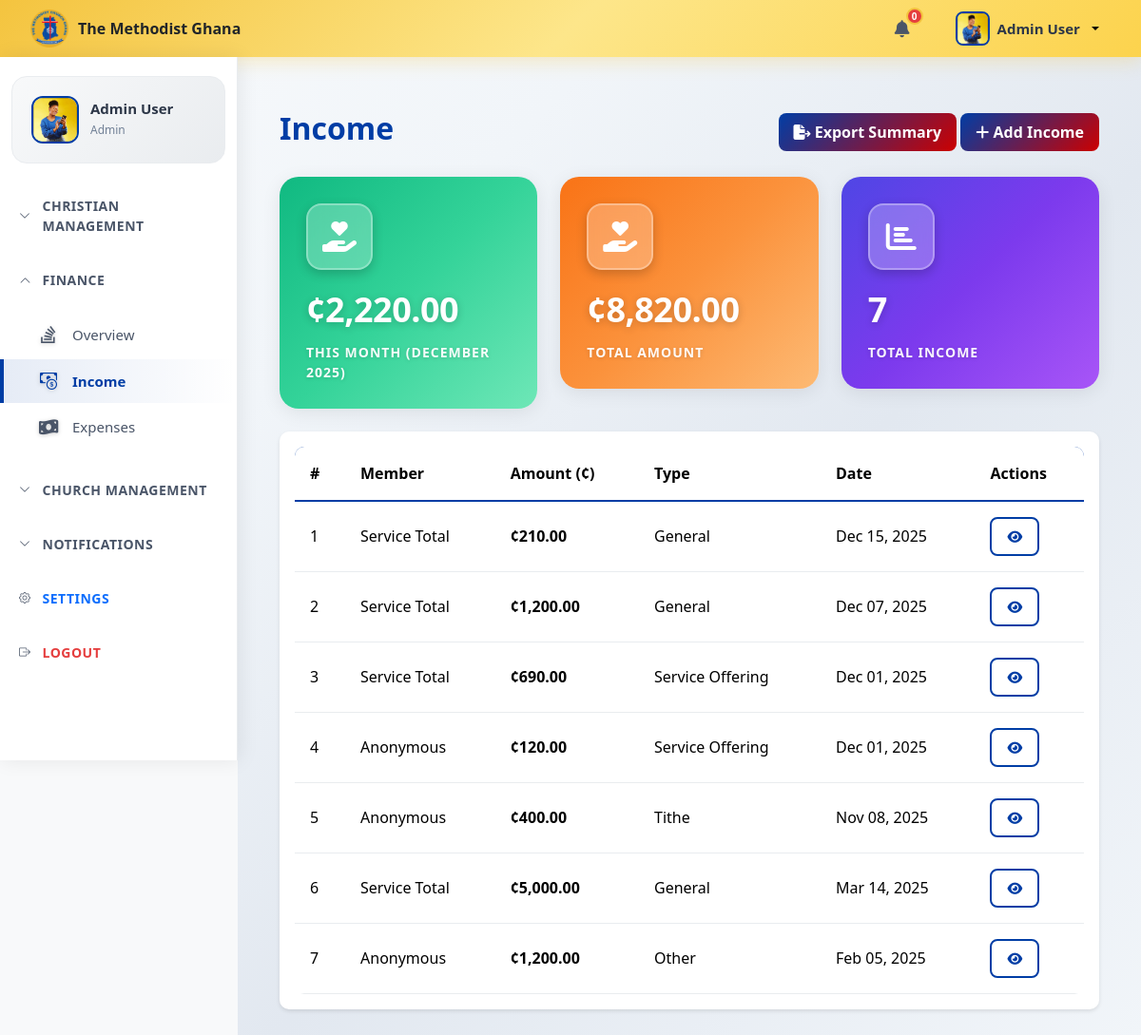
The app's page /app/views/donations.php (signed in) with its own data.
### tables this page shows
CREATE TABLE `settings` (
  `id` int(11) NOT NULL,
  `setting_key` varchar(100) NOT NULL,
  `setting_value` longtext DEFAULT NULL,
  `description` text DEFAULT NULL,
  `created_at` timestamp NOT NULL DEFAULT current_timestamp(),
  `updated_at` timestamp NOT NULL DEFAULT current_timestamp() ON UPDATE current_timestamp()
);

CREATE TABLE `users` (
  `id` int(11) NOT NULL,
  `email` varchar(255) NOT NULL,
  `password` varchar(255) NOT NULL,
  `first_name` varchar(100) NOT NULL,
  `last_name` varchar(100) NOT NULL,
  `role_id` int(11) NOT NULL,
  `phone` varchar(20) DEFAULT NULL,
  `profile_photo` varchar(255) DEFAULT NULL,
  `is_active` tinyint(1) DEFAULT 1,
  `created_at` timestamp NOT NULL DEFAULT current_timestamp(),
  `updated_at` timestamp NOT NULL DEFAULT current_timestamp() ON UPDATE current_timestamp()
);

CREATE TABLE `donations` (
  `id` int(11) NOT NULL,
  `member_id` int(11) DEFAULT NULL,
  `amount` decimal(10,2) NOT NULL,
  `donation_type` varchar(100) DEFAULT NULL,
  `donation_date` date NOT NULL,
  `notes` text DEFAULT NULL,
  `created_at` timestamp NOT NULL DEFAULT current_timestamp(),
  `income_source` enum('member','anonymous','service_total') NOT NULL DEFAULT 'member'
);

### config/database.php (called while the page is built, shortened)
<?php
class Database {
    private $host = 'localhost';
    private $db_name = 'church_management_system';
    private $user = 'root';
    private $password = '';
    private $pdo;
    private static $instance = null;
    public static function getInstance() {
        if (self::$instance === null) {
            self::$instance = new self();
        }
        return self::$instance;
    }
    public function connect() {
        try {
            $dsn = 'mysql:host=' . $this->host . ';dbname=' . $this->db_name;
            $this->pdo = new PDO($dsn, $this->user, $this->password);
            $this->pdo->setAttribute(PDO::ATTR_ERRMODE, PDO::ERRMODE_EXCEPTION);
            $this->pdo->setAttribute(PDO::ATTR_DEFAULT_FETCH_MODE, PDO::FETCH_ASSOC);
        } catch (PDOException $e) {
            die('Connection Error: ' . $e->getMessage());
        }
    }
    public function getConnection() {
        return $this->pdo;
    }
    public function query($sql, $params = []) {
        try {
            $stmt = $this->pdo->prepare($sql);
            $stmt->execute($params);
            return $stmt;
        } catch (PDOException $e) {
            die('Query Error: ' . $e->getMessage());
        }
    }
    public function fetch($sql, $params = []) {
        return $this->query($sql, $params)->fetch();
    }
    public function fetchAll($sql, $params = []) {
        return $this->query($sql, $params)->fetchAll();
    }
}
?>

### app/models/Donation.php (called while the page is built, shortened)
<?php
class Donation {
    private $db;
    private $table = 'donations';
    public function __construct() {
        $this->db = Database::getInstance()->getConnection();
    }
    public function getAll() {
        $sql = "SELECT d.*, m.first_name, m.last_name FROM {$this->table} d
                LEFT JOIN members m ON d.member_id = m.id
                ORDER BY d.donation_date DESC";
        $stmt = $this->db->prepare($sql);
        $stmt->execute();
        return $stmt->fetchAll(PDO::FETCH_ASSOC);
    }
    public function getTotalByMonth($month = null, $year = null) {
        if (!$month) $month = date('m');
        if (!$year) $year = date('Y');
        $sql = "SELECT COALESCE(SUM(amount), 0) as total FROM {$this->table}
                WHERE MONTH(donation_date) = :month AND YEAR(donation_date) = :year";
        $stmt = $this->db->prepare($sql);
        $stmt->bindParam(':month', $month);
        $stmt->bindParam(':year', $year);
        $stmt->execute();
        return $stmt->fetch(PDO::FETCH_ASSOC);
    }
    public function getTotalAmount() {
        $sql = "SELECT COALESCE(SUM(amount), 0) as total FROM {$this->table}";
        $stmt = $this->db->prepare($sql);
        $stmt->execute();
        return $stmt->fetch(PDO::FETCH_ASSOC);
    }
}
?>

### app/views/donations.php (the view, shortened to what this page needs)
<?php
$activePage = 'income';
require_once __DIR__ . '/../../config/database.php';
require_once __DIR__ . '/../models/Donation.php';
$donation = new Donation();
$donations = $donation->getAll();
$monthly_total = $donation->getTotalByMonth();
$total_amount = $donation->getTotalAmount();
$count = 1;
?>
<?php include 'header.php'; ?>
<div class="main-content">
    <?php include 'sidebar.php'; ?>
    <div class="container-fluid mt-4">
        <div class="d-flex justify-content-between align-items-center mb-4">
            <h2 class="fw-bold" style="color: var(--primary-color);">Income</h2>
            <div>
             <button class="btn btn-primary" data-bs-toggle="modal" data-bs-target="#exportSummaryModal">
                <i class="fas fa-file-export"></i> Export Summary
            </button>
            <button class="btn btn-primary" data-bs-toggle="modal" data-bs-target="#addDonationModal">
                <i class="fas fa-plus"></i> Add Income
            </button>
</div>
        </div>
        <div class="row mb-4">
            <div class="col-md-4">
                <div class="card stat-card stat-card-green">
                    <div class="card-body">
                        <div class="stat-icon">
                            <i class="fas fa-hand-holding-heart"></i>
                        </div>
                        <p class="stat-value">¢<?php echo number_format($monthly_total['total'], 2); ?></p>
                        <p class="stat-label">This Month (<?php echo date('F Y'); ?>)</p>
                    </div>
                </div>
            </div>
             <div class="col-md-4">
                <div class="card stat-card stat-card-orange">
                    <div class="card-body">
                        <div class="stat-icon">
                            <i class="fas fa-hand-holding-heart"></i>
                        </div>
                        <p class="stat-value">¢<?php echo number_format($total_amount['total'], 2); ?></p>
                        <p class="stat-label">Total Amount</p>
                    </div>
                </div>
            </div>
            <div class="col-md-4">
                <div class="card stat-card stat-card-blue">
                    <div class="card-body">
                        <div class="stat-icon">
                            <i class="fas fa-chart-bar"></i>
                        </div>
                        <p class="stat-value"><?php echo count($donations); ?></p>
                        <p class="stat-label">Total Income</p>
                    </div>
                </div>
            </div>
        </div>
        <div class="card">
            <div class="card-body">
                <div class="table-responsive">
                    <table class="table table-hover">
                        <thead style="background-color: var(--primary-color); color: white;">
                            <tr>
                                <th>#</th>
                                <th>Member</th>
                                <th>Amount (¢)</th>
                                <th>Type</th>
                                <th>Date</th>
                                <th>Actions</th>
                            </tr>
                        </thead>
                        <tbody>
                            <?php foreach ($donations as $d): ?>
                                <tr>
                                    <td><?= $count++ ?></td>
                                    <td><?php
                                    if($d['income_source'] === 'service_total'){
                                        echo 'Service Total';
                                    } elseif ($d['member_id'] === 'member' && !empty($d['first_name'])) {
                                        echo htmlspecialchars($d['first_name'] . ' ' . $d['last_name']);
                                    } else {
                                        echo 'Anonymous';
                                    }
 ?></td>
     <td><strong>¢<?php echo number_format($d['amount'], 2); ?></strong></td>
     <td><?php echo ucfirst($d['donation_type']); ?></td>
     <td><?php echo date('M d, Y', strtotime($d['donation_date'])); ?></td>
     <td>
    <button class="btn btn-sm btn-outline-primary viewDonationBtn" data-donation-id="<?= $d['id']; ?>"
    data-member-id="<?= $d['member_id'] ?? '' ?>"
   data-member="<?php
    if ($d['income_source'] === 'service_total') echo 'Service Total';
    elseif ($d['income_source'] === 'member' && $d['first_name'])
        echo $d['first_name'] . ' ' . $d['last_name'];
    else echo 'Anonymous';
?>"
data-source="<?= $d['income_source']; ?>"
    data-amount="<?= $d['amount']; ?>"
    data-type="<?= $d['donation_type']; ?>"
    data-date="<?= $d['donation_date']; ?>"
    data-notes="<?= htmlspecialchars($d['notes']); ?>"
    data-bs-target="#donationDetails"
    data-bs-toggle="modal">
    <i class="fas fa-eye"></i>
</button>
                                        </td>
                                </tr>
                            <?php endforeach; ?>
                        </tbody>
                    </table>
                </div>
            </div>
        </div>
    </div>
</div>
</body>
</html>

### app/views/navbar.php (shortened to what this page needs)
<?php
require_once __DIR__ . '/../../config/database.php';
$user_id = $_SESSION['user_id'];
$unread_count = $db->fetch("SELECT COUNT(*) FROM notifications WHERE user_id = ? AND is_read = 0", [$user_id]);
?>
    <nav class="top-navbar">
        <div class="top-nav-left">
            <div class="d-none d-md-flex align-items-center">
                <img src="<?php echo BASE_URL;?>/assets/images/methodist-logo.png" alt="Logo" style="height: 40px; margin-right: 10px;">
                <span class="fw-bold text-dark"><?php echo htmlspecialchars($church_name); ?></span>
            </div>
        </div>
        <div class="top-nav-right">
         <div class="dropdown">
            <button class="top-nav-icon-btn notification-btn" data-bs-toggle="dropdown">
                <i class="fas fa-bell"></i>
                <span class="notification-badge"><?= $unread_count['COUNT(*)'] ?? 0 ?></span>
            </button>
         </div>
            <div class="dropdown user-dropdown ms-2">
                <button class="user-profile-btn dropdown-toggle" data-bs-toggle="dropdown">
                    <img src="<?php echo BASE_URL; echo '/'; echo htmlspecialchars($user['profile_photo'] ?? '/assets/images/placeholder-user.jpg'); ?>" alt="User" class="user-thumbnail">
                    <span class="d-none d-md-inline user-name-top"><?php echo htmlspecialchars($user['first_name'] . ' ' . $user['last_name']); ?></span>
                </button>
            </div>
        </div>
    </nav>
</body>
</html>

### app/views/sidebar.php (shortened to what this page needs)
<?php
include_once __DIR__ . '/../../config/database.php';
$pdo = Database::getInstance()->getConnection();
$userId = $_SESSION['user_id'] ?? null;
$user = null;
if($userId) {
    $stmt = $pdo->prepare("SELECT first_name, last_name, profile_photo FROM users WHERE id = :id");
    $stmt->execute([':id' => $userId]);
    $user = $stmt->fetch(PDO::FETCH_ASSOC);
}
$activePage = isset($activePage) ? $activePage : 'dashboard';
function isActive($page, $current){
    return $page === $current ? 'active' : '';
}
function isCollapsed($group, $current){
    $groups = [
        'christianManagement' => ['dashboard', 'members'],
        'finance' => ['income', 'expenses', 'overview'],
        'churchManagement' => ['organizations', 'events', 'attendance', 'service'],
        'notifications' => ['notifications']
    ];
    if(isset($groups[$group]) && in_array($current, $groups[$group])){
        return 'show';
    }
    return '';
}
?>
<nav class="sidebar sidebar-menu-groups" id="sidebar">
    <div class="sidebar-user-card">
        <div class="user-avatar">
            <img src="<?php echo BASE_URL; echo '/'; echo htmlspecialchars($user['profile_photo'] ?? '/assets/images/placeholder-user.jpg'); ?>" alt="User">
        </div>
        <div class="user-info">
            <h6><?php echo htmlspecialchars($user['first_name'] . ' ' . $user['last_name']); ?></h6>
            <span class="user-role"><?php echo htmlspecialchars($_SESSION['user_role']); ?></span>
        </div>
    </div>
    <div class="sidebar-menu-groups">
        <div class="menu-group">
            <div class="menu-group-header"   data-bs-target="#christianManagement" aria-expanded="<?= isCollapsed('christianManagement', $activePage) ? 'true' : 'false' ?>">
                <i class="bi bi-chevron-down"></i>
                <span>Christian Management</span>
            </div>
        </div>
        <div class="menu-group">
            <div class="menu-group-header"  data-bs-target="#finance" aria-expanded="<?= isCollapsed('finance', $activePage) ? 'true' : 'false' ?>">
                <i class="bi bi-chevron-down"></i>
                <span>Finance</span>
            </div>
            <ul class="sidebar-menu collapse <?= isCollapsed('finance', $activePage) ?>" id="finance">
                <li><a href="overview.php" class="<?= isActive('overview', $activePage) ?>"><i class="bi bi-stack-overflow"></i> Overview</a></li>
                <li><a href="donations.php" class="<?= isActive('income', $activePage) ?>"><i class="bi bi-cash-coin"></i> Income</a></li>
                <li><a href="expenses.php" class="<?= isActive('expenses', $activePage) ?>"><i class="fa fa-money-bill-wave"></i> Expenses</a></li>
            </ul>
        </div>
        <div class="menu-group">
            <div class="menu-group-header"  data-bs-target="#churchManagement" aria-expanded="<?= isCollapsed('churchManagement', $activePage) ? 'true' : 'false' ?>">
                <i class="bi bi-chevron-down"></i>
                <span>Church Management</span>
            </div>
        </div>
        <div class="menu-group">
            <div class="menu-group-header"  data-bs-target="#notifications">
                <i class="bi bi-chevron-down"></i>
                <span>Notifications</span>
            </div>
        </div>
        <div class="menu-group">
            <div class="menu-group-header">
                <i class="bi bi-gear"></i>
                <span><a href="<?php echo BASE_URL; ?>/app/views/settings.php" class="menu-link <?= isActive('settings', $activePage) ?>">Settings</a></span>
            </div>
        </div>
        <div class="menu-group">
            <div class="menu-group-header">
                <i class="bi bi-box-arrow-right"></i>
                <span><a href="<?php echo BASE_URL; ?>/app/controllers/logout.php" class="menu-link logout-link"> Logout
        </a></span>
            </div>
        </div>
    </div>
</nav>

### records on screen
settings: setting_value "The Methodist Ghana"
users: profile_photo (picture), first_name+last_name "Admin User"
donations: income_source "Service Total", amount "210.00", donation_type "General", donation_date "Dec 15, 2025"
donations: income_source "Service Total", amount "1,200.00", donation_type "General", donation_date "Dec 07, 2025"
donations: income_source "Service Total", amount "690.00", donation_type "Service Offering", donation_date "Dec 01, 2025"
donations: income_source "Anonymous", amount "120.00", donation_type "Service Offering", donation_date "Dec 01, 2025"
donations: income_source "Anonymous", amount "400.00", donation_type "Tithe", donation_date "Nov 08, 2025"
donations: income_source "Service Total", amount "5,000.00", donation_type "General", donation_date "Mar 14, 2025"
donations: income_source "Anonymous", amount "1,200.00", donation_type "Other", donation_date "Feb 05, 2025"

### other values on screen
$unread_count['COUNT(*)'] "0"
$_SESSION['user_role'] "Admin"
$monthly_total['total'] "2,220.00"
$total_amount['total'] "8,820.00"
count($donations) "7"
